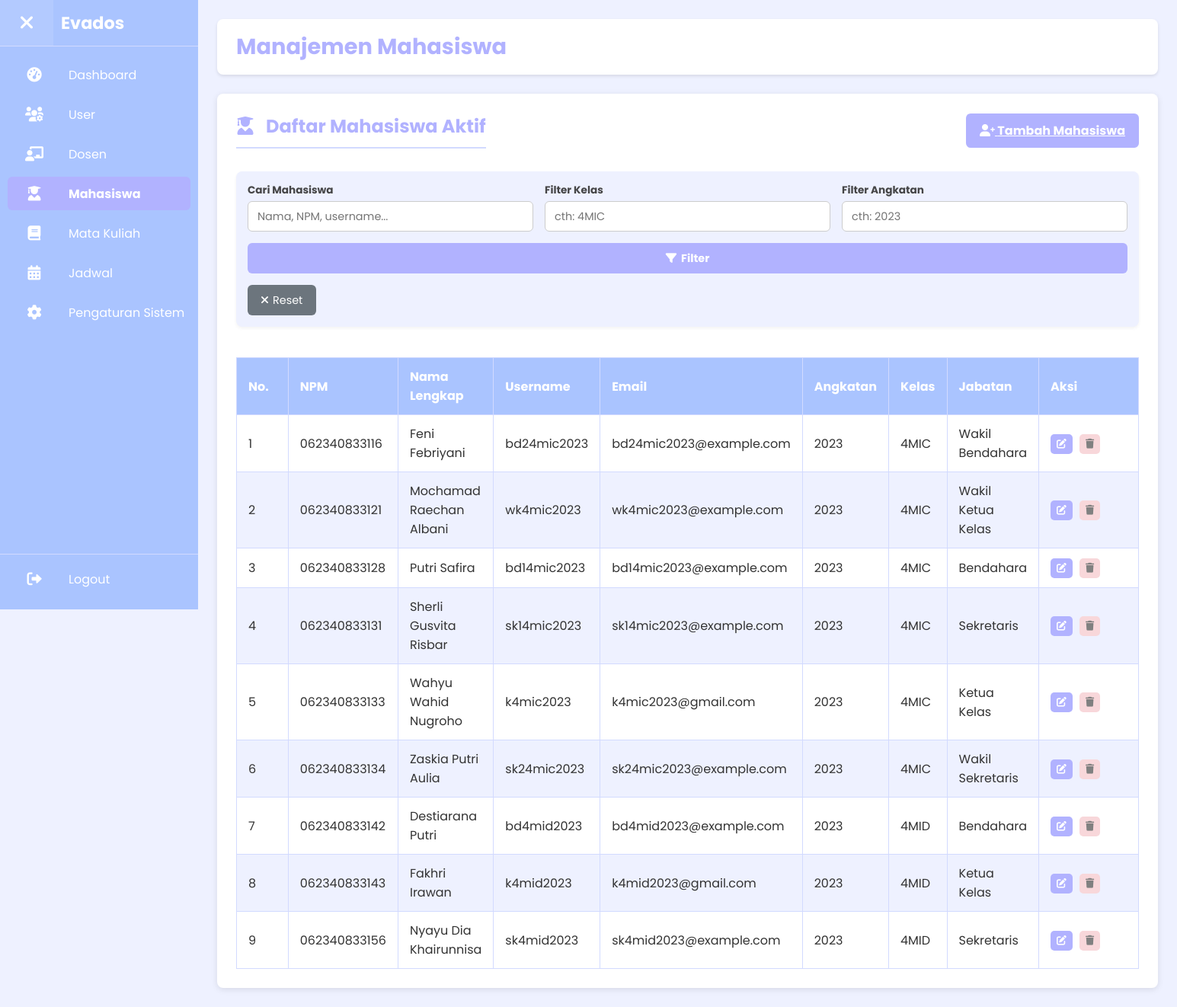
The app's page /admin/admin_manage_mahasiswa.php (signed in) with its own data.
### tables this page shows
CREATE TABLE `mahasiswa` (
  `user_id` int(11) NOT NULL,
  `npm` varchar(30) NOT NULL,
  `angkatan` varchar(4) DEFAULT NULL,
  `jabatan_kelas` varchar(50) DEFAULT NULL,
  `kelas` varchar(20) NOT NULL
);

### admin/admin_manage_mahasiswa.php (the view, shortened to what this page needs)
<?php
require_once '../config/db.php';
$page_title = "Manajemen Mahasiswa";
$current_page_php = basename($_SERVER['PHP_SELF']);
$limit = 10;
$page = isset($_GET['page_mhs']) && is_numeric($_GET['page_mhs']) ? (int) $_GET['page_mhs'] : 1;
$offset = ($page - 1) * $limit;
$mahasiswa_list = [];
$search_query_mhs = isset($_GET['search_mhs']) ? trim($_GET['search_mhs']) : '';
$kelas_filter = isset($_GET['kelas_filter']) ? trim($_GET['kelas_filter']) : '';
$angkatan_filter = isset($_GET['angkatan_filter']) ? trim($_GET['angkatan_filter']) : '';
$sql_base_mhs = "FROM Auth_Users au JOIN Mahasiswa m ON au.user_id = m.user_id WHERE au.role = 'mahasiswa' AND au.is_active = 1";
$sql_conditions_mhs = "";
$params_list_mhs = [];
$types_list_mhs = "";
$sql_mhs_list_select = "SELECT au.user_id, au.full_name, au.email, au.username, m.npm, m.angkatan, m.kelas, m.jabatan_kelas ";
$sql_mhs_list_query = $sql_mhs_list_select . $sql_base_mhs . $sql_conditions_mhs . " ORDER BY m.kelas ASC, m.angkatan DESC, au.full_name ASC LIMIT ? OFFSET ?";
$params_list_mhs_paginated = $params_list_mhs;
$params_list_mhs_paginated[] = $limit;
$params_list_mhs_paginated[] = $offset;
$types_list_mhs_paginated = $types_list_mhs . "ii";
$stmt_mhs_list = $conn->prepare($sql_mhs_list_query);
if ($stmt_mhs_list) {
    if (!empty($types_list_mhs_paginated)) {
        $stmt_mhs_list->bind_param($types_list_mhs_paginated, ...$params_list_mhs_paginated);
    }
    $stmt_mhs_list->execute();
    $result_mhs_list = $stmt_mhs_list->get_result();
    if ($result_mhs_list) {
        while ($row = $result_mhs_list->fetch_assoc()) {
            $mahasiswa_list[] = $row;
        }
    }
} else {
    $error_message = "Gagal mempersiapkan daftar mahasiswa: " . $conn->error;
}
?>
<!DOCTYPE html>
<html lang="id">
<head>
    <link rel="stylesheet" href="../css/style.css">
    <link rel="stylesheet" href="https://cdnjs.cloudflare.com/ajax/libs/font-awesome/6.0.0-beta3/css/all.min.css">
</head>
<body>
    <div class="mahasiswa-layout">
        <aside class="sidebar" id="sidebar">
            <div class="sidebar-top-section">
                <button class="sidebar-toggle" id="sidebarToggle" aria-label="Toggle Sidebar"><i
                        class="fas fa-bars"></i></button>
                <div class="sidebar-header">
                    <h3 class="logo-text">Evados</h3>
                </div>
            </div>
            <nav class="sidebar-menu">
                <ul>
                    <li><a href="admin_dashboard.php"
                            class="<?php echo ($current_page_php == 'admin_dashboard.php') ? 'active' : ''; ?>"><i
                                class="fas fa-tachometer-alt"></i> <span class="menu-text">Dashboard</span></a></li>
                    <li><a href="admin_manage_users.php"
                            class="<?php echo (strpos($current_page_php, 'admin_manage_users.php') !== false || strpos($current_page_php, 'admin_edit_user.php') !== false) ? 'active' : ''; ?>"><i
                                class="fas fa-users-cog"></i> <span class="menu-text">User</span></a></li>
                    <li><a href="admin_manage_dosen.php"
                            class="<?php echo (strpos($current_page_php, 'admin_manage_dosen.php') !== false || strpos($current_page_php, 'admin_edit_dosen.php') !== false) ? 'active' : ''; ?>"><i
                                class="fas fa-chalkboard-teacher"></i> <span class="menu-text">Dosen</span></a></li>
                    <li><a href="admin_manage_mahasiswa.php"
                            class="<?php echo (strpos($current_page_php, 'admin_manage_mahasiswa.php') !== false || strpos($current_page_php, 'admin_edit_mahasiswa.php') !== false) ? 'active' : ''; ?>"><i
                                class="fas fa-user-graduate"></i> <span class="menu-text">Mahasiswa</span></a>
                    </li>
                    <li><a href="admin_manage_matakuliah.php"
                            class="<?php echo (strpos($current_page_php, 'admin_manage_matakuliah.php') !== false || strpos($current_page_php, 'admin_edit_matakuliah.php') !== false) ? 'active' : ''; ?>"><i
                                class="fas fa-book"></i> <span class="menu-text">Mata Kuliah</span></a></li>
                    <li><a href="admin_manage_jadwal.php"
                            class="<?php echo (strpos($current_page_php, 'admin_manage_jadwal.php') !== false || strpos($current_page_php, 'admin_edit_jadwal.php') !== false) ? 'active' : ''; ?>"><i
                                class="fas fa-calendar-alt"></i> <span class="menu-text">Jadwal</span></a>
                    </li>
                    <li><a href="admin_settings.php"
                            class="<?php echo ($current_page_php == 'admin_settings.php') ? 'active' : ''; ?>"><i
                                class="fas fa-cog"></i> <span class="menu-text">Pengaturan Sistem</span></a></li>
                </ul>
            </nav>
            <div class="sidebar-logout-section">
                <a href="../logout.php" class="logout-link"><i class="fas fa-sign-out-alt"></i> <span
                        class="menu-text">Logout</span></a>
            </div>
        </aside>
        <main class="main-content" id="mainContent">
            <header class="header">
                <h1><?php echo htmlspecialchars($page_title); ?></h1>
            </header>
            <section class="content-card">
                <div class="page-header-actions">
                    <h2><i class="fas fa-user-graduate"></i> Daftar Mahasiswa Aktif</h2>
                    <a href="admin_edit_mahasiswa.php?action=add" class="btn-login"
                        style="width:auto; padding: 10px 18px;"><i class="fas fa-user-plus"></i> Tambah Mahasiswa</a>
                </div>
                <form action="admin_manage_mahasiswa.php" method="GET" class="filter-form">
                    <div class="input-group">
                        <label for="search_mhs">Cari Mahasiswa</label>
                        <input type="text" name="search_mhs" id="search_mhs" placeholder="Nama, NPM, username..."
                            value="<?php echo htmlspecialchars($search_query_mhs); ?>">
                    </div>
                    <div class="input-group">
                        <label for="kelas_filter">Filter Kelas</label>
                        <input type="text" name="kelas_filter" id="kelas_filter" placeholder="cth: 4MIC"
                            value="<?php echo htmlspecialchars($kelas_filter); ?>">
                    </div>
                    <div class="input-group">
                        <label for="angkatan_filter">Filter Angkatan</label>
                        <input type="text" name="angkatan_filter" id="angkatan_filter" pattern="\d{4}"
                            placeholder="cth: 2023" value="<?php echo htmlspecialchars($angkatan_filter); ?>">
                    </div>
                    <button type="submit" class="btn-login btn-filter-action"><i class="fas fa-filter"></i>
                        Filter</button>
                    <a href="admin_manage_mahasiswa.php" class="btn-filter-action btn-reset-filter"><i
                            class="fas fa-times"></i> Reset</a>
                </form>
                <div style="overflow-x: auto;">
                    <table class="dosen-table">
                        <thead>
                            <tr>
                                <th style="width: 50px;">No.</th>
                                <th>NPM</th>
                                <th>Nama Lengkap</th>
                                <th>Username</th>
                                <th>Email</th>
                                <th>Angkatan</th>
                                <th>Kelas</th>
                                <th>Jabatan</th>
                                <th style="min-width:100px;">Aksi</th>
                            </tr>
                        </thead>
                        <tbody>
                            <?php if (!empty($mahasiswa_list)): ?>
                                <?php $nomor = $offset + 1; ?>
                                <?php foreach ($mahasiswa_list as $mhs): ?>
                                    <tr>
                                        <td><?php echo $nomor++; ?></td>
                                        <td><?php echo htmlspecialchars($mhs['npm']); ?></td>
                                        <td><?php echo htmlspecialchars($mhs['full_name']); ?></td>
                                        <td><?php echo htmlspecialchars($mhs['username']); ?></td>
                                        <td><?php echo htmlspecialchars($mhs['email']); ?></td>
                                        <td><?php echo htmlspecialchars($mhs['angkatan']); ?></td>
                                        <td><?php echo htmlspecialchars($mhs['kelas']); ?></td>
                                        <td><?php echo htmlspecialchars($mhs['jabatan_kelas'] ?? '-'); ?></td>
                                        <td class="btn-action-group">
                                            <a href="admin_edit_mahasiswa.php?user_id=<?php echo $mhs['user_id']; ?>"
                                                class="btn-penilaian" style="font-size:0.8em; padding: 4px 8px;" title="Ubah"><i
                                                    class="fas fa-edit"></i></a>
                                            <a href="admin_manage_mahasiswa.php?action=delete&user_id=<?php echo $mhs['user_id']; ?>"
                                                class="btn-penilaian"
                                                style="font-size:0.8em; padding: 4px 8px; background-color: var(--error-color); color: grey;"
                                                title="Hapus"
                                                onclick="return confirmDeleteMahasiswa(<?php echo $mhs['user_id']; ?>, '<?php echo htmlspecialchars(addslashes($mhs['full_name'])); ?>');">
                                                <i class="fas fa-trash btn-delete-icon"></i>
                                            </a>
                                        </td>
                                    </tr>
                                <?php endforeach; ?>
                            <?php endif; ?>
                        </tbody>
                    </table>
                </div>
            </section>
        </main>
    </div>
</body>
</html>

### records on screen
mahasiswa: npm "062340833116", user_id.full_name "Feni Febriyani", user_id.username "bd24mic2023", user_id.email "bd24mic2023@example.com", angkatan "2023", kelas "4MIC", jabatan_kelas "Wakil Bendahara"
mahasiswa: npm "062340833121", user_id.full_name "Mochamad Raechan Albani", user_id.username "wk4mic2023", user_id.email "wk4mic2023@example.com", angkatan "2023", kelas "4MIC", jabatan_kelas "Wakil Ketua Kelas"
mahasiswa: npm "062340833128", user_id.full_name "Putri Safira", user_id.username "bd14mic2023", user_id.email "bd14mic2023@example.com", angkatan "2023", kelas "4MIC", jabatan_kelas "Bendahara"
mahasiswa: npm "062340833131", user_id.full_name "Sherli Gusvita Risbar", user_id.username "sk14mic2023", user_id.email "sk14mic2023@example.com", angkatan "2023", kelas "4MIC", jabatan_kelas "Sekretaris"
mahasiswa: npm "062340833133", user_id.full_name "Wahyu Wahid Nugroho", user_id.username "k4mic2023", user_id.email "k4mic2023@gmail.com", angkatan "2023", kelas "4MIC", jabatan_kelas "Ketua Kelas"
mahasiswa: npm "062340833134", user_id.full_name "Zaskia Putri Aulia", user_id.username "sk24mic2023", user_id.email "sk24mic2023@example.com", angkatan "2023", kelas "4MIC", jabatan_kelas "Wakil Sekretaris"
mahasiswa: npm "062340833142", user_id.full_name "Destiarana Putri", user_id.username "bd4mid2023", user_id.email "bd4mid2023@example.com", angkatan "2023", kelas "4MID", jabatan_kelas "Bendahara"
mahasiswa: npm "062340833143", user_id.full_name "Fakhri Irawan", user_id.username "k4mid2023", user_id.email "k4mid2023@gmail.com", angkatan "2023", kelas "4MID", jabatan_kelas "Ketua Kelas"
mahasiswa: npm "062340833156", user_id.full_name "Nyayu Dia Khairunnisa", user_id.username "sk4mid2023", user_id.email "sk4mid2023@example.com", angkatan "2023", kelas "4MID", jabatan_kelas "Sekretaris"

### other values on screen
$page_title "Manajemen Mahasiswa"
